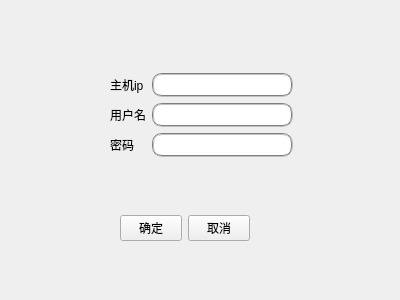
<?xml version="1.0" encoding="UTF-8"?>
<ui version="4.0">
 <class>Form</class>
 <widget class="QWidget" name="Form">
  <property name="geometry">
   <rect>
    <x>0</x>
    <y>0</y>
    <width>400</width>
    <height>300</height>
   </rect>
  </property>
  <property name="windowTitle">
   <string>Form</string>
  </property>
  <widget class="QWidget" name="">
   <property name="geometry">
    <rect>
     <x>110</x>
     <y>50</y>
     <width>183</width>
     <height>131</height>
    </rect>
   </property>
   <layout class="QVBoxLayout" name="verticalLayout_3">
    <item>
     <layout class="QHBoxLayout" name="horizontalLayout">
      <item>
       <layout class="QVBoxLayout" name="verticalLayout">
        <item>
         <widget class="QLabel" name="label">
          <property name="text">
           <string>主机ip</string>
          </property>
         </widget>
        </item>
        <item>
         <widget class="QLabel" name="label_3">
          <property name="text">
           <string>用户名</string>
          </property>
         </widget>
        </item>
        <item>
         <widget class="QLabel" name="label_2">
          <property name="text">
           <string>密码</string>
          </property>
         </widget>
        </item>
       </layout>
      </item>
      <item>
       <layout class="QVBoxLayout" name="verticalLayout_2">
        <item>
         <widget class="QLineEdit" name="le_host_ip">
          <property name="styleSheet">
           <string notr="true">border:2px groove gray;border-radius:10px;padding:2px 4px</string>
          </property>
         </widget>
        </item>
        <item>
         <widget class="QLineEdit" name="le_host_username">
          <property name="styleSheet">
           <string notr="true">border:2px groove gray;border-radius:10px;padding:2px 4px</string>
          </property>
         </widget>
        </item>
        <item>
         <widget class="QLineEdit" name="le_host_passwd">
          <property name="styleSheet">
           <string notr="true">border:2px groove gray;border-radius:10px;padding:2px 4px</string>
          </property>
         </widget>
        </item>
       </layout>
      </item>
     </layout>
    </item>
   </layout>
  </widget>
  <widget class="QWidget" name="">
   <property name="geometry">
    <rect>
     <x>120</x>
     <y>210</y>
     <width>130</width>
     <height>36</height>
    </rect>
   </property>
   <layout class="QHBoxLayout" name="horizontalLayout_2">
    <item>
     <widget class="QPushButton" name="btn_ok">
      <property name="text">
       <string>确定</string>
      </property>
     </widget>
    </item>
    <item>
     <widget class="QPushButton" name="btn_cancel">
      <property name="text">
       <string>取消</string>
      </property>
     </widget>
    </item>
   </layout>
  </widget>
 </widget>
 <resources/>
 <connections/>
</ui>
